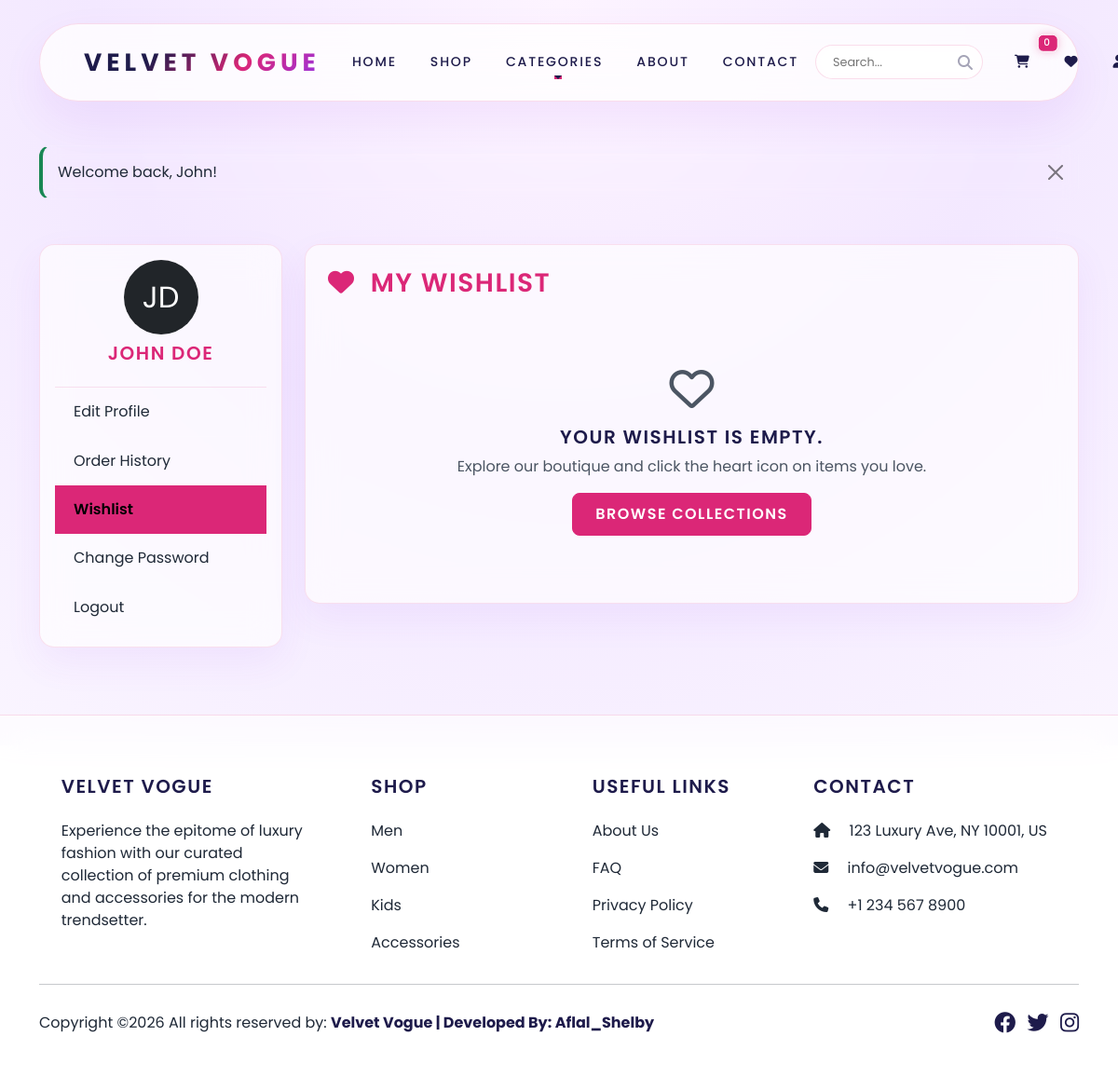
Screenshot of /customer/wishlist.php (signed in) with the database file from the repository.
### tables this page shows
CREATE TABLE `customers` (
  `id` int(11) NOT NULL AUTO_INCREMENT,
  `first_name` varchar(50) NOT NULL,
  `last_name` varchar(50) NOT NULL,
  `email` varchar(100) NOT NULL,
  `password` varchar(255) NOT NULL,
  `phone` varchar(20) DEFAULT NULL,
  `address` text DEFAULT NULL,
  `city` varchar(50) DEFAULT NULL,
  `state` varchar(50) DEFAULT NULL,
  `zip_code` varchar(20) DEFAULT NULL,
  `country` varchar(50) DEFAULT 'US',
  `created_at` timestamp DEFAULT current_timestamp(),
  `status` enum('active','inactive','banned') DEFAULT 'active',
  PRIMARY KEY (`id`),
  UNIQUE KEY `email` (`email`)
);

### customer/wishlist.php (the view, shortened to what this page needs)
<?php
require_once '../includes/header.php';
$db = new Database();
$conn = $db->getConnection();
$cust_stmt = $conn->prepare("SELECT * FROM customers WHERE id = :id LIMIT 1");
$cust_stmt->execute([':id' => $_SESSION['customer_id']]);
$user = $cust_stmt->fetch();
$wish_stmt = $conn->prepare("
    SELECT w.id as wishlist_id, p.*, pi.image_url
    FROM wishlist w
    JOIN products p ON w.product_id = p.id
    LEFT JOIN product_images pi ON pi.product_id = p.id AND pi.is_primary = 1
    WHERE w.customer_id = :customer_id
");
$wish_stmt->execute([':customer_id' => $_SESSION['customer_id']]);
$wishlist_items = $wish_stmt->fetchAll();
?>
<div class="container my-5">
    <div class="row">
        <div class="col-md-3 mb-4">
            <div class="card glass-card p-3">
                <div class="text-center mb-3">
                    <div class="rounded-circle bg-dark text-white d-inline-flex align-items-center justify-content-center" style="width: 80px; height: 80px; font-size: 32px;">
                        <?php echo substr($user['first_name'], 0, 1) . substr($user['last_name'], 0, 1); ?>
                    </div>
                    <h5 class="mt-2 text-gold"><?php echo htmlspecialchars($user['first_name'] . ' ' . $user['last_name']); ?></h5>
                </div>
                <div class="list-group list-group-flush">
                    <a href="profile.php" class="list-group-item list-group-item-action">Edit Profile</a>
                    <a href="orders.php" class="list-group-item list-group-item-action">Order History</a>
                    <a href="wishlist.php" class="list-group-item list-group-item-action active bg-gold border-0">Wishlist</a>
                    <a href="change-password.php" class="list-group-item list-group-item-action">Change Password</a>
                    <a href="logout.php" class="list-group-item list-group-item-action text-danger">Logout</a>
                </div>
            </div>
        </div>
        <div class="col-md-9">
            <div class="card glass-card p-4">
                <h3 class="mb-4 text-gold"><i class="fas fa-heart me-2"></i> My Wishlist</h3>
                <?php if (empty($wishlist_items)): ?>
                    <div class="text-center py-5 text-muted">
                        <i class="far fa-heart mb-3" style="font-size: 3rem;"></i>
                        <h5>Your wishlist is empty.</h5>
                        <p class="mb-0">Explore our boutique and click the heart icon on items you love.</p>
                        <a href="../shop.php" class="btn btn-luxury mt-3">Browse Collections</a>
                    </div>
                <?php endif; ?>
            </div>
        </div>
    </div>
</div>
<?php require_once '../components/footer.php'; ?>

### assets/css/style.css (style rules this page uses)
:root { --primary-color: #ffffff; --secondary-color: #1e1b4b; --accent-color: #db2777; --accent-hover: #9333ea; --text-main: #1f2937; --text-muted: #4b5563; --bg-dark: #fdfafc; --glass-bg: rgba(255, 255, 255, 0.65); --glass-border: rgba(219, 39, 119, 0.12); --glass-shadow: 0 16px 40px 0 rgba(147, 51, 234, 0.07); --card-shadow: 0 10px 30px rgba(147, 51, 234, 0.05); }
html { scroll-behavior: smooth; }
body { font-family: 'Poppins', sans-serif; color: var(--text-main); min-height: 100vh; overflow-x: hidden; position: relative; }
body::before { content: ''; position: fixed; top: 0; left: 0; width: 100vw; height: 100vh; background: radial-gradient(circle at 50% 0%, #fdf4ff 0%, #f3e8ff 50%, #faf5ff 100%); z-index: -1; pointer-events: none; will-change: transform; }
h1, h2, h3, h4, h5, h6 { font-weight: 600; text-transform: uppercase; letter-spacing: 1.5px; color: var(--secondary-color); }
.text-gold { color: var(--accent-color) !important; }
.bg-gold { background-color: var(--accent-color) !important; color: #000000 !important; }
body { padding-top: 140px !important; }
.card, .glass-card { background: var(--glass-bg) !important; backdrop-filter: blur(16px); -webkit-backdrop-filter: blur(16px); border: 1px solid var(--glass-border) !important; border-radius: 16px !important; box-shadow: var(--glass-shadow) !important; color: var(--text-main) !important; }
.btn-luxury { background-color: var(--accent-color) !important; color: #ffffff !important; border: 1px solid var(--accent-color) !important; text-transform: uppercase; letter-spacing: 1.5px; font-weight: 600; border-radius: 8px !important; padding: 10px 24px; transition: all 0.3s cubic-bezier(0.4, 0, 0.2, 1) !important; }
.list-group-item { background: transparent !important; color: var(--text-main) !important; border-color: rgba(255, 255, 255, 0.06) !important; padding: 14px 20px !important; }
.list-group-item.active { background: var(--accent-color) !important; color: #000000 !important; font-weight: 600; border-color: var(--accent-color) !important; }
.text-muted { color: var(--text-muted) !important; }

### rows the page displays
customers: first_name "J", last_name "D", first_name+last_name "JOHN DOE"

### other values shown
$msg['message'] "Welcome back, John!"
